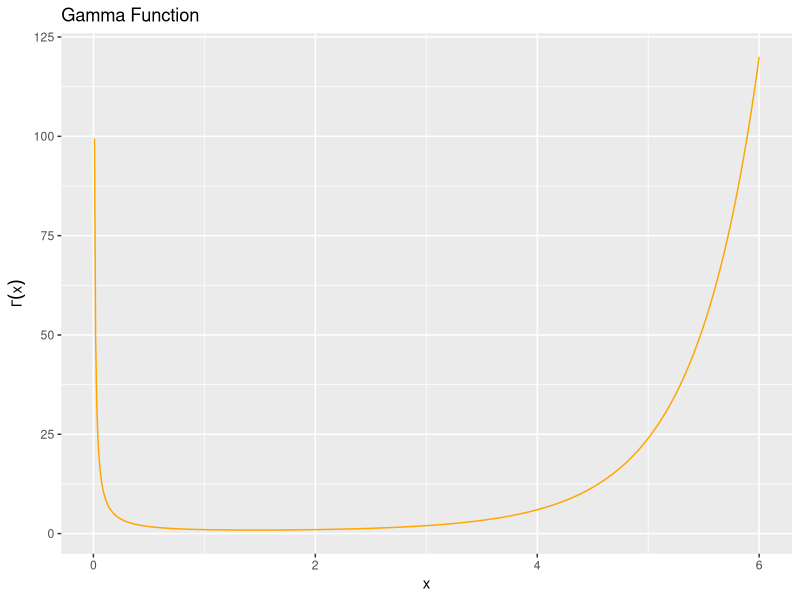
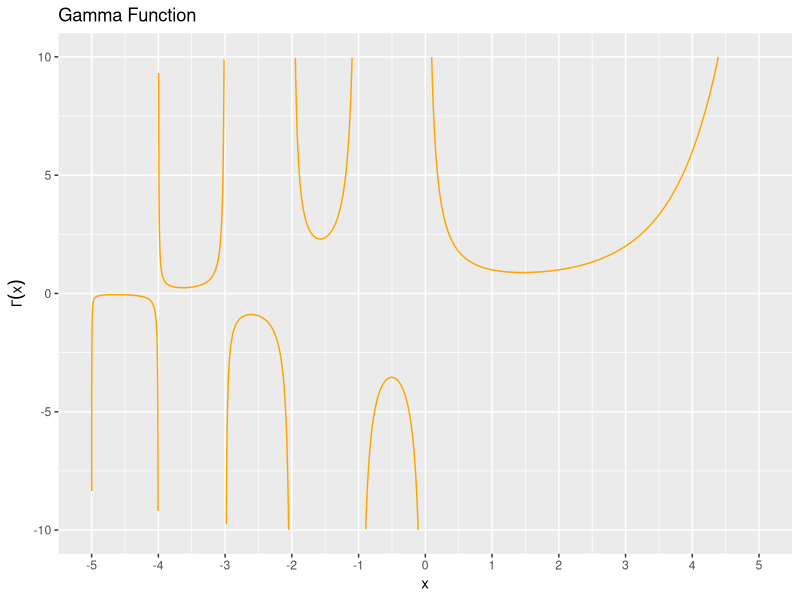
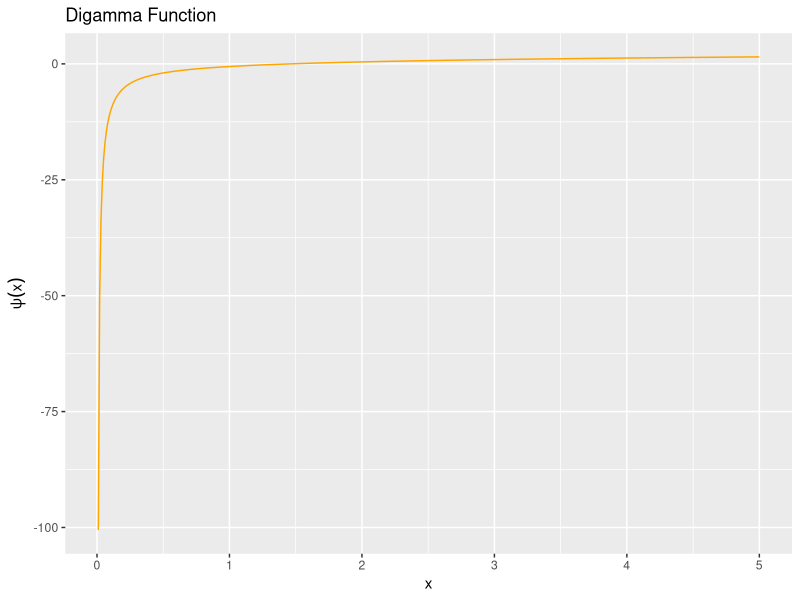
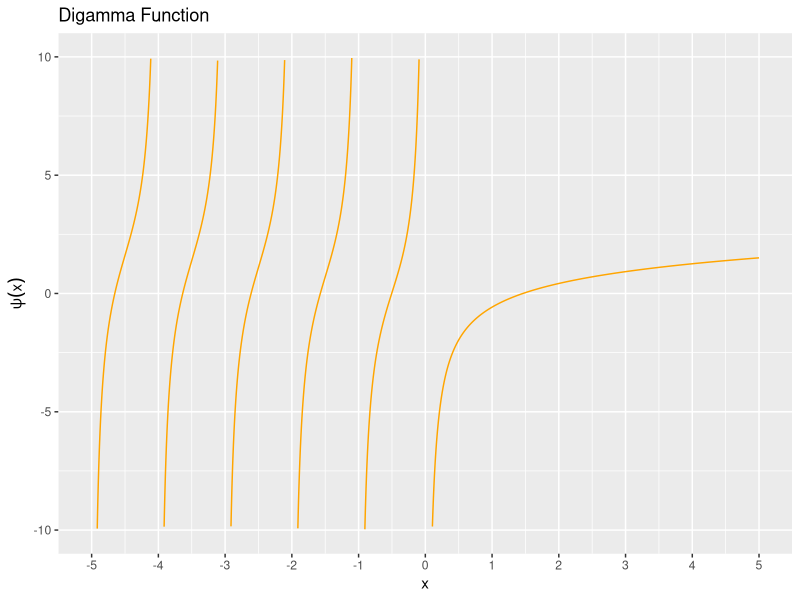
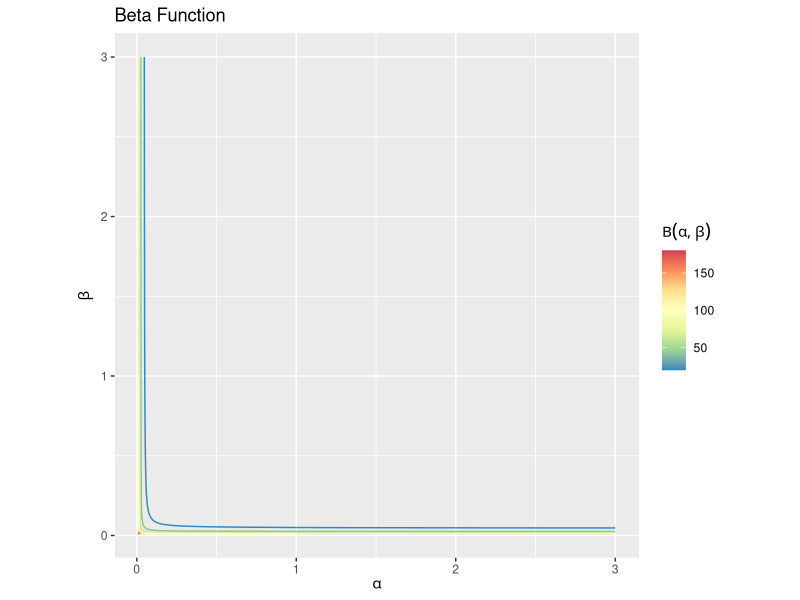
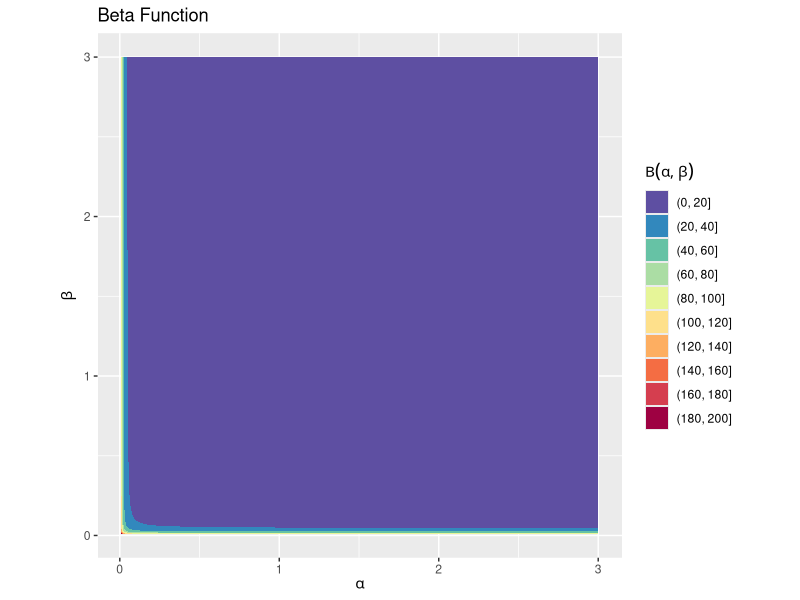
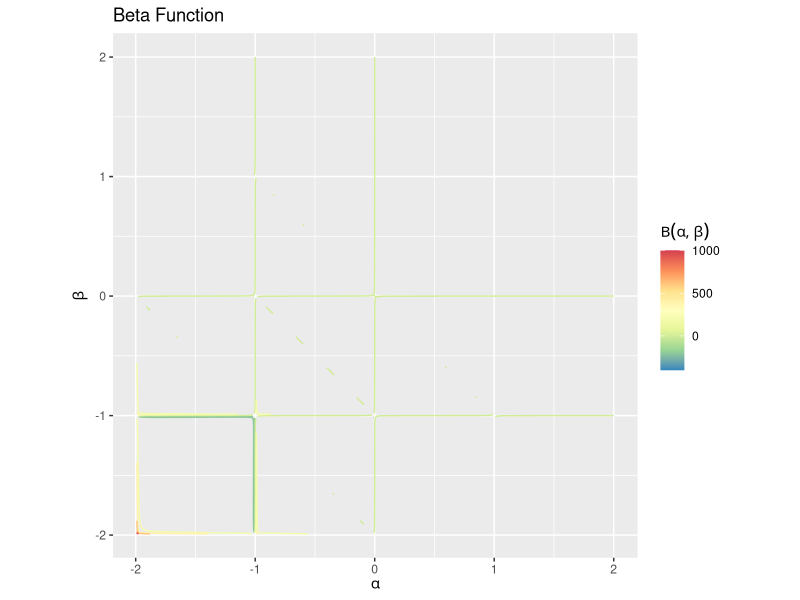
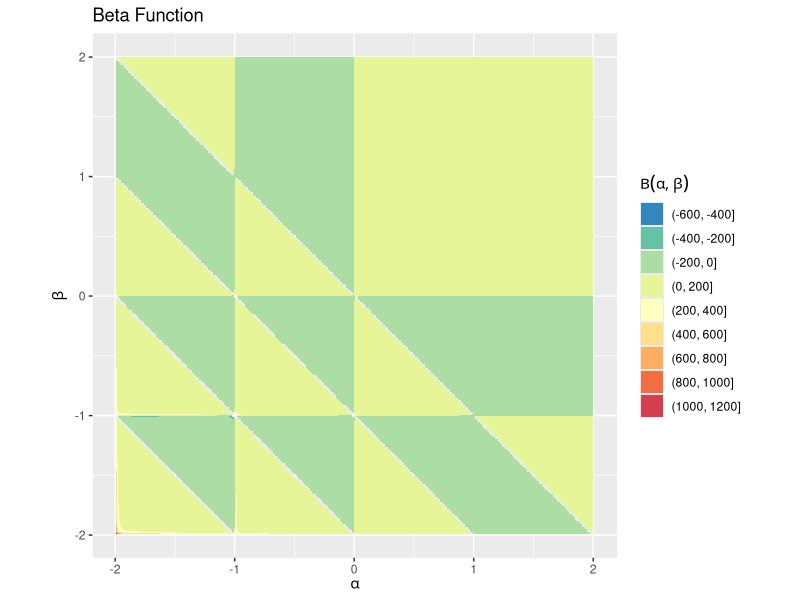

The R script that drew these images, in order:
## ---- chunk 1
knitr::opts_chunk$set(
  echo = TRUE, 
  message = FALSE, error = FALSE, warning = FALSE # メッセージを非表示
)
## ---- chunk 2
# 利用するパッケージ
library(tidyverse)
## ---- chunk 3
# 変数の値を指定
x <- 4

# ガンマ関数の計算
y <- gamma(x)
y
## ---- chunk 4
# 対数ガンマ関数による計算
log_y <- lgamma(x)
y <- exp(log_y)
y
## ---- chunk 5
# ガンマ関数を計算:(発散)
gamma(171); gamma(172)
## ---- chunk 6
# 対数ガンマ関数による計算
lgamma(172)
## ---- chunk 7
# ガンマ関数を計算:(計算できない)
gamma(0); gamma(-3)
## ---- chunk 8
# xの値を指定:(x > 0)
x_vals <- seq(from = 0.01, to = 6, by = 0.01)

# ガンマ関数の計算
gamma_df <- tidyr::tibble(
  x = x_vals, 
  y = gamma(x_vals)
)
head(gamma_df)
## ---- chunk 9
# ガンマ関数を作図
ggplot(data = gamma_df, mapping = aes(x = x, y = y)) + # データ
  geom_line(color = "orange") + # 折れ線グラフ
  labs(title = "Gamma Function", 
       y = expression(Gamma(x))) # ラベル
## ---- chunk 10
# xの値を指定:(0と負の整数は計算できない)
x_vals <- seq(from = -5, to = 5, by = 0.0005)

# ガンマ関数の計算
gamma_df <- tidyr::tibble(
  x = x_vals, 
  y = gamma(x_vals)
)
head(gamma_df)
## ---- chunk 11
# ガンマ関数を作図
ggplot(data = gamma_df, mapping = aes(x = x, y = y)) + # データ
  geom_line(color = "orange") + # 折れ線グラフ
  scale_x_continuous(breaks = seq(from = floor(min(x_vals)), to = floor(max(x_vals)))) + # x軸目盛
  ylim(c(-10, 10)) + # y軸の表示範囲
  labs(title = "Gamma Function", 
       y = expression(Gamma(x))) # ラベル
## ---- chunk 12
# 利用するパッケージ
library(tidyverse)
## ---- chunk 13
# 変数の値を指定
x <- 4

# ガンマ関数の計算
y <- digamma(x)
y
## ---- chunk 14
# ディガンマ関数を計算:(計算できない)
digamma(0); digamma(-3)
## ---- chunk 15
# xの値を指定:(x > 0)
x_vals <- seq(from = 0.01, to = 5, by = 0.01)

# ディガンマ関数の計算
digamma_df <- tidyr::tibble(
  x = x_vals, 
  y = digamma(x_vals)
)
head(digamma_df)
## ---- chunk 16
# ディガンマ関数を作図
ggplot(data = digamma_df, mapping = aes(x = x, y = y)) + # データ
  geom_line(color = "orange") + # 折れ線グラフ
  labs(title = "Digamma Function", 
       y = expression(psi(x))) # ラベル
## ---- chunk 17
# xの値を指定:(0と負の整数は計算できない)
x_vals <- seq(from = -5, to = 5, by = 0.002)

# ディガンマ関数の計算
digamma_df <- tidyr::tibble(
  x = x_vals, 
  y = digamma(x_vals)
)
head(digamma_df)
## ---- chunk 18
# ディガンマ関数を作図
ggplot(data = digamma_df, mapping = aes(x = x, y = y)) + # データ
  geom_line(color = "orange") + # 折れ線グラフ
  scale_x_continuous(breaks = seq(from = floor(min(x_vals)), to = floor(max(x_vals)))) + # x軸目盛
  ylim(c(-10, 10)) + # y軸の表示範囲
  labs(title = "Digamma Function", 
       y = expression(psi(x))) # ラベル
## ---- chunk 19
# 利用するパッケージ
library(tidyverse)
## ---- chunk 20
# 変数の値を指定
a <- 2.1
b <- 3.2

# ガンマ関数によりベータ関数の計算
z <- gamma(a) * gamma(b) / gamma(a + b)
z
## ---- chunk 21
# ガンマ関数によりベータ関数の計算
log_z <- lgamma(a) + lgamma(b) - lgamma(a + b)
z <- exp(log_z)
z
## ---- chunk 22
# ベータ関数の計算
z <- beta(a, b)
z
## ---- chunk 23
# 対数ベータ関数の計算
log_z <- lbeta(a, b)
z <- exp(log_z)
z
## ---- chunk 24
# ベータ関数の計算:(計算できない)
beta(2.5, 0); beta(-3.5, 2.5)
## ---- chunk 25
# x軸とy軸の値を指定:(a > 0, b > 0)
a_vals <- seq(from = 0.01, to = 3, by = 0.01)
b_vals <- seq(from = 0.01, to = 3, by = 0.01)
a_vals[1:5]; b_vals[1:5]
## ---- chunk 26
# 格子状の点を作成
points_df  <- expand.grid(alpha = a_vals, beta = b_vals)
a_grid <- points_df[["alpha"]]
b_grid <- points_df[["beta"]]
head(points_df)
## ---- chunk 27
# ベータ関数の計算
z_grid <- beta(a_grid, b_grid)

# 値を格納
beta_df <- tidyr::tibble(
  alpha = a_grid, 
  beta = b_grid, 
  z = z_grid
)
head(beta_df)
## ---- chunk 28
# ベータ関数を作図
ggplot(data = beta_df, mapping = aes(x = alpha, y = beta, z = z, color = ..level..)) + 
  geom_contour() + # 等高線図
  scale_color_distiller(palette = "Spectral") + # 等高線の色
  coord_fixed(ratio = 1) + # アスペクト比
  labs(title = "Beta Function", 
       x = expression(alpha), y = expression(beta), color = expression(Beta(alpha, beta))) # ラベル

# ベータ関数を作図
ggplot(data = beta_df, mapping = aes(x = alpha, y = beta, z = z, fill = ..level..)) + 
  geom_contour_filled() + # 塗りつぶし等高線図
  scale_fill_brewer(palette = "Spectral", direction = -1) + # 塗りつぶしの色
  coord_fixed(ratio = 1) + # アスペクト比
  labs(title = "Beta Function", 
       x = expression(alpha), y = expression(beta), fill = expression(Beta(alpha, beta))) # ラベル
## ---- chunk 29
# x軸とy軸の値を指定:(0と負の整数は計算できない)
a_vals <- seq(from = -2, to = 2, by = 0.01)
b_vals <- seq(from = -2, to = 2, by = 0.01)

# 格子状の点を作成
points_df  <- expand.grid(alpha = a_vals, beta = b_vals)
a_grid <- points_df[["alpha"]]
b_grid <- points_df[["beta"]]

# ベータ関数の計算
z_grid <- gamma(a_grid) * gamma(b_grid) / gamma(a_grid + b_grid)

# 値を格納
beta_df <- tidyr::tibble(
  alpha = a_grid, 
  beta = b_grid, 
  z = z_grid
)
head(beta_df)
## ---- chunk 30
# 閾値を指定
threshold <- 10

# ベータ関数を作図
ggplot(data = beta_df, mapping = aes(x = alpha, y = beta, z = z, color = ..level..)) + 
  geom_contour() + # 等高線図:(デフォルト)
  #geom_contour(breaks = seq(from = -threshold, to = threshold, length.out = 10)) + # 等高線図:(線の位置を指定)
  scale_color_distiller(palette = "Spectral") + # 等高線の色
  coord_fixed(ratio = 1) + # アスペクト比
  labs(title = "Beta Function", 
       x = expression(alpha), y = expression(beta), color = expression(Beta(alpha, beta))) # ラベル

# ベータ関数を作図
ggplot(data = beta_df, mapping = aes(x = alpha, y = beta, z = z, fill = ..level..)) + 
  geom_contour_filled() + # 塗りつぶし等高線図:(デフォルト)
  #geom_contour_filled(breaks = seq(from = -threshold, to = threshold, length.out = 10)) + # 塗りつぶし等高線図:(線の位置を指定)
  scale_fill_brewer(palette = "Spectral", direction = -1) + # 塗りつぶしの色
  coord_fixed(ratio = 1) + # アスペクト比
  labs(title = "Beta Function", 
       x = expression(alpha), y = expression(beta), fill = expression(Beta(alpha, beta))) # ラベル
## ---- chunk 31
### 資料作成用:(再掲)

# 閾値を指定
threshold <- 10

# ベータ関数を作図
ggplot(data = beta_df, mapping = aes(x = alpha, y = beta, z = z, color = ..level..)) + 
  #geom_contour() + # 等高線図:(デフォルト)
  geom_contour(breaks = seq(from = -threshold, to = threshold, length.out = 10)) + # 等高線図:(線の位置を指定)
  scale_color_distiller(palette = "Spectral") + # 等高線の色
  coord_fixed(ratio = 1) + # アスペクト比
  labs(title = "Beta Function", 
       x = expression(alpha), y = expression(beta), color = expression(Beta(alpha, beta))) # ラベル

# ベータ関数を作図
ggplot(data = beta_df, mapping = aes(x = alpha, y = beta, z = z, fill = ..level..)) + 
  #geom_contour_filled() + # 塗りつぶし等高線図:(デフォルト)
  geom_contour_filled(breaks = seq(from = -threshold, to = threshold, length.out = 10)) + # 塗りつぶし等高線図:(線の位置を指定)
  scale_fill_brewer(palette = "Spectral", direction = -1) + # 塗りつぶしの色
  coord_fixed(ratio = 1) + # アスペクト比
  labs(title = "Beta Function", 
       x = expression(alpha), y = expression(beta), fill = expression(Beta(alpha, beta))) # ラベル
## ---- chunk 32
### 資料作成用:(再掲)

# 閾値を指定
threshold <- 100

# ベータ関数を作図
ggplot(data = beta_df, mapping = aes(x = alpha, y = beta, z = z, color = ..level..)) + 
  #geom_contour() + # 等高線図:(デフォルト)
  geom_contour(breaks = seq(from = -threshold, to = threshold, length.out = 10)) + # 等高線図:(線の位置を指定)
  scale_color_distiller(palette = "Spectral") + # 等高線の色
  coord_fixed(ratio = 1) + # アスペクト比
  labs(title = "Beta Function", 
       x = expression(alpha), y = expression(beta), color = expression(Beta(alpha, beta))) # ラベル

# ベータ関数を作図
ggplot(data = beta_df, mapping = aes(x = alpha, y = beta, z = z, fill = ..level..)) + 
  #geom_contour_filled() + # 塗りつぶし等高線図:(デフォルト)
  geom_contour_filled(breaks = seq(from = -threshold, to = threshold, length.out = 10)) + # 塗りつぶし等高線図:(線の位置を指定)
  scale_fill_brewer(palette = "Spectral", direction = -1) + # 塗りつぶしの色
  coord_fixed(ratio = 1) + # アスペクト比
  labs(title = "Beta Function", 
       x = expression(alpha), y = expression(beta), fill = expression(Beta(alpha, beta))) # ラベル
